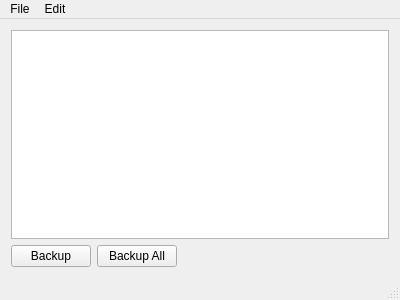
<?xml version="1.0" encoding="UTF-8"?>
<ui version="4.0">
 <class>MainWindow</class>
 <widget class="QMainWindow" name="MainWindow">
  <property name="geometry">
   <rect>
    <x>0</x>
    <y>0</y>
    <width>400</width>
    <height>300</height>
   </rect>
  </property>
  <property name="windowTitle">
   <string>QBackup</string>
  </property>
  <widget class="QWidget" name="centralWidget">
   <layout class="QGridLayout" name="gridLayout">
    <item row="2" column="0">
     <widget class="QPushButton" name="runBackupButton">
      <property name="text">
       <string>Backup</string>
      </property>
     </widget>
    </item>
    <item row="2" column="2">
     <spacer name="horizontalSpacer">
      <property name="orientation">
       <enum>Qt::Horizontal</enum>
      </property>
      <property name="sizeHint" stdset="0">
       <size>
        <width>40</width>
        <height>20</height>
       </size>
      </property>
     </spacer>
    </item>
    <item row="0" column="0" colspan="3">
     <widget class="QListWidget" name="backupsList"/>
    </item>
    <item row="2" column="1">
     <widget class="QPushButton" name="pushButton">
      <property name="text">
       <string>Backup All</string>
      </property>
     </widget>
    </item>
   </layout>
  </widget>
  <widget class="QMenuBar" name="menuBar">
   <property name="geometry">
    <rect>
     <x>0</x>
     <y>0</y>
     <width>400</width>
     <height>25</height>
    </rect>
   </property>
   <widget class="QMenu" name="menuFile">
    <property name="title">
     <string>File</string>
    </property>
    <addaction name="separator"/>
    <addaction name="actionAdd"/>
    <addaction name="actionDelete"/>
    <addaction name="actionExit"/>
    <addaction name="separator"/>
   </widget>
   <widget class="QMenu" name="menuEdit">
    <property name="title">
     <string>Edit</string>
    </property>
    <addaction name="actionSettings"/>
   </widget>
   <addaction name="menuFile"/>
   <addaction name="menuEdit"/>
  </widget>
  <widget class="QStatusBar" name="statusBar"/>
  <action name="actionSettings">
   <property name="text">
    <string>Settings</string>
   </property>
  </action>
  <action name="actionExit">
   <property name="text">
    <string>Exit</string>
   </property>
  </action>
  <action name="actionAdd">
   <property name="text">
    <string>Add</string>
   </property>
  </action>
  <action name="actionDelete">
   <property name="text">
    <string>Delete</string>
   </property>
  </action>
 </widget>
 <layoutdefault spacing="6" margin="11"/>
 <resources/>
 <connections/>
</ui>
